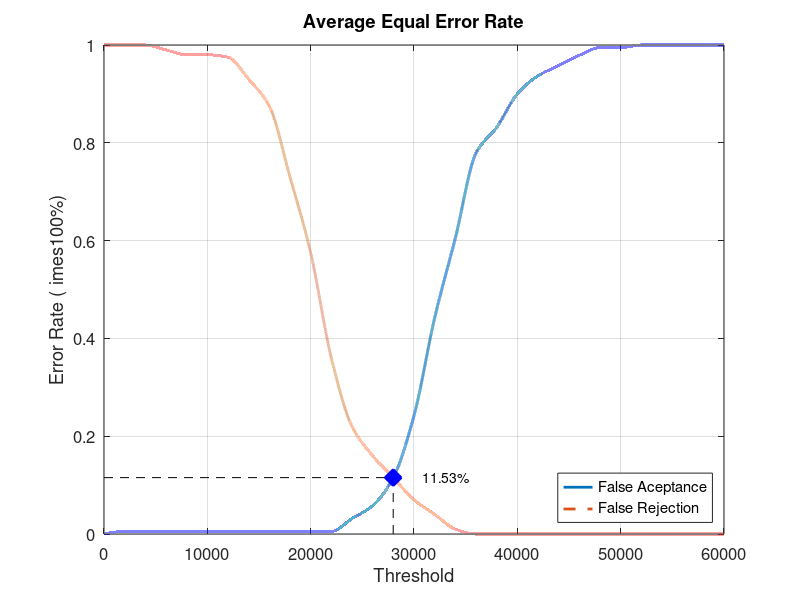
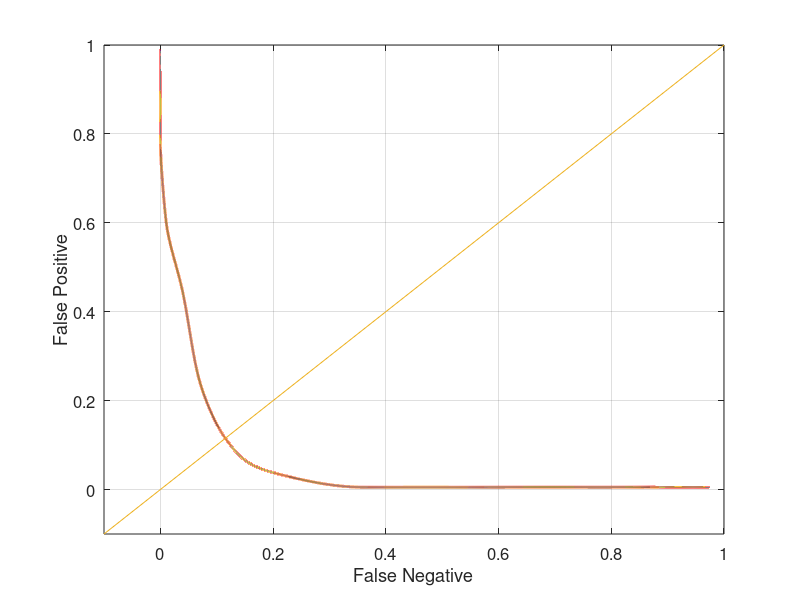

These charts were generated, in order, by the following MATLAB code:
close all;
clear;
clc;
x = 0:2000:60000;
xq = 0:0.5:60000;

y0 = [0 0.00526316 0.00526316 0.00526316 0.00526316 0.00526316 0.00526316 0.00526316 0.00526316 0.00526316 0.00526316 0.00526316 0.0315789 0.0578947 0.115789 0.242105 0.442105 0.605263 0.778947 0.831579 0.9 0.936842 0.957895 0.978947 0.994737 0.994737 1 1 1 1 1]
yy0 = interp1(x, y0, xq, 'pchip');
y1 = [1 1 1 0.99 0.98 0.98 0.975 0.93 0.875 0.73 0.575 0.36 0.22 0.16 0.115 0.07 0.04 0.01 0 0 0 0 0 0 0 0 0 0 0 0 0]
yy1 = interp1(x, y1, xq, 'pchip');

% Calculating EER: 
y2 = abs(y0 - y1);
find(y2 == min(y2))
yy2 = abs(yy0 - yy1);
xEER = find(yy2 == min(yy2));
xEERIndex = xq(xEER) % X-axis EER
yEER = yy0(xEER) % Y-axis EER

main = figure
plot(xq, yy0,'-','LineWidth', 2);	hold on
plot(xq, yy1,'--','LineWidth', 2);	hold on
plot([xEERIndex xEERIndex], [0 yEER], 'k--');	hold on
plot([0 xEERIndex], [yEER yEER], 'k--');	hold on
plot(xEERIndex, yEER, 'bx', 'LineWidth', 10);	hold on
text(xEERIndex + 10 * xEERIndex / 100, yEER, [num2str(round((10000 * yEER)) / 100) '%'])
legend('False Aceptance', 'False Rejection', 'Location', 'SouthEast')
xlabel('Threshold')
ylabel('Error Rate (	imes100%)')
title('Average Equal Error Rate')
set(gca, 'FontSize', 12)
axis([0 60000 0 1])
grid on

print(main, 'Database2_4Main', '-dpng');
FNRxFPR = figure('Color', [1 1 1]);
plot(yy1, yy0, '-', yy1, yy0, 'LineWidth', 2);
hold on
y = -0.1:0.1:1
plot(y, y); 
set(gca, 'FontSize', 12)
xlabel('False Negative')
ylabel('False Positive')
axis([-0.1 1 -0.1 1])
set(gca, 'FontSize', 12)
grid on

print(FNRxFPR, 'Database2_4FNRxFPR','-dpng');
